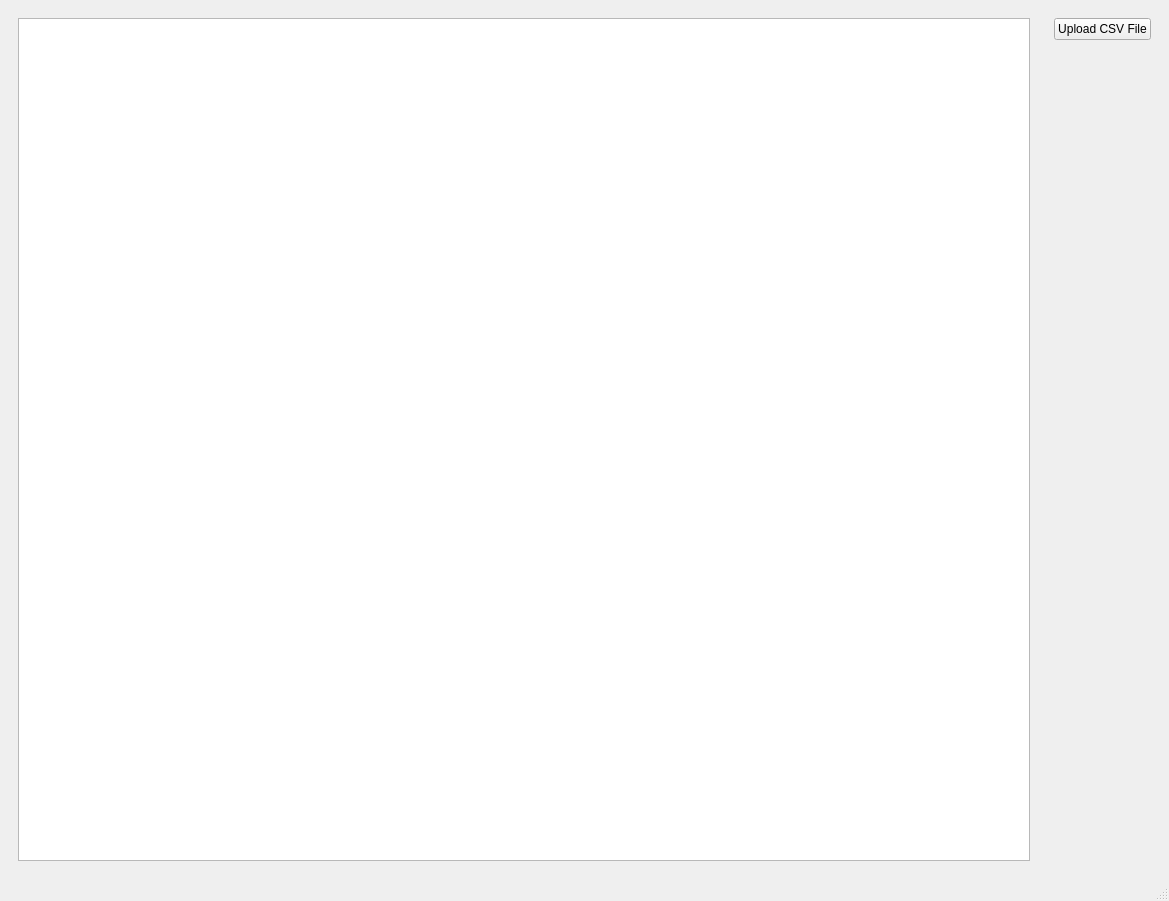
<?xml version="1.0" encoding="UTF-8"?>
<ui version="4.0">
 <class>MainWindow</class>
 <widget class="QMainWindow" name="MainWindow">
  <property name="geometry">
   <rect>
    <x>0</x>
    <y>0</y>
    <width>1169</width>
    <height>901</height>
   </rect>
  </property>
  <property name="windowTitle">
   <string>MainWindow</string>
  </property>
  <property name="styleSheet">
   <string notr="true">#frame,#frame_2 {border:0px;}</string>
  </property>
  <widget class="QWidget" name="centralwidget">
   <layout class="QHBoxLayout" name="horizontalLayout">
    <item>
     <widget class="QFrame" name="frame_2">
      <property name="frameShape">
       <enum>QFrame::StyledPanel</enum>
      </property>
      <property name="frameShadow">
       <enum>QFrame::Raised</enum>
      </property>
      <layout class="QHBoxLayout" name="horizontalLayout_3">
       <item>
        <widget class="QTableView" name="tableView"/>
       </item>
      </layout>
     </widget>
    </item>
    <item alignment="Qt::AlignRight">
     <widget class="QFrame" name="frame">
      <property name="frameShape">
       <enum>QFrame::StyledPanel</enum>
      </property>
      <property name="frameShadow">
       <enum>QFrame::Raised</enum>
      </property>
      <layout class="QHBoxLayout" name="horizontalLayout_2">
       <item alignment="Qt::AlignTop">
        <widget class="QPushButton" name="csvbutton">
         <property name="text">
          <string>Upload CSV File</string>
         </property>
        </widget>
       </item>
      </layout>
     </widget>
    </item>
   </layout>
  </widget>
  <widget class="QStatusBar" name="statusbar"/>
 </widget>
 <resources/>
 <connections/>
</ui>
